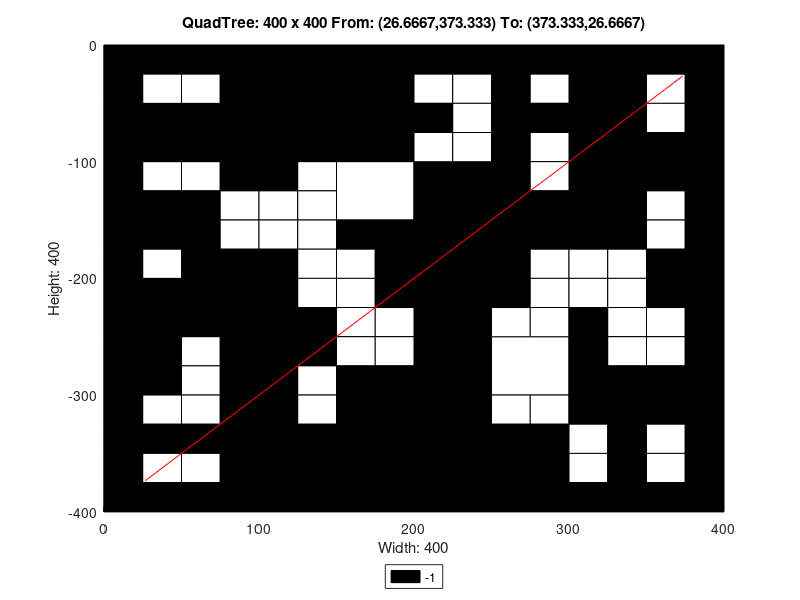

This chart was generated by the following MATLAB code:
axis([0 400 -400 0]);
title('QuadTree: 400 x 400 From: (26.6667,373.333) To: (373.333,26.6667)');
xlabel('Width: 400');
ylabel('Height: 400');
rectangle('Position',[100 -100 100 100], 'FaceColor',[0 0 0]);
rectangle('Position',[0 -100 50 50], 'FaceColor',[0 0 0]);
rectangle('Position',[50 -100 50 50], 'FaceColor',[0 0 0]);
rectangle('Position',[150 -150 50 50], 'FaceColor',[1 1 1]);
rectangle('Position',[300 -50 50 50], 'FaceColor',[0 0 0]);
rectangle('Position',[300 -100 50 50], 'FaceColor',[0 0 0]);
rectangle('Position',[200 -150 50 50], 'FaceColor',[0 0 0]);
rectangle('Position',[200 -200 50 50], 'FaceColor',[0 0 0]);
rectangle('Position',[300 -150 50 50], 'FaceColor',[0 0 0]);
rectangle('Position',[0 -250 50 50], 'FaceColor',[0 0 0]);
rectangle('Position',[50 -250 50 50], 'FaceColor',[0 0 0]);
rectangle('Position',[0 -300 50 50], 'FaceColor',[0 0 0]);
rectangle('Position',[150 -350 50 50], 'FaceColor',[0 0 0]);
rectangle('Position',[100 -400 50 50], 'FaceColor',[0 0 0]);
rectangle('Position',[150 -400 50 50], 'FaceColor',[0 0 0]);
rectangle('Position',[200 -250 50 50], 'FaceColor',[0 0 0]);
rectangle('Position',[200 -300 50 50], 'FaceColor',[0 0 0]);
rectangle('Position',[250 -300 50 50], 'FaceColor',[1 1 1]);
rectangle('Position',[200 -350 50 50], 'FaceColor',[0 0 0]);
rectangle('Position',[200 -400 50 50], 'FaceColor',[0 0 0]);
rectangle('Position',[250 -400 50 50], 'FaceColor',[0 0 0]);
rectangle('Position',[0 -25 25 25], 'FaceColor',[0 0 0]);
rectangle('Position',[25 -25 25 25], 'FaceColor',[0 0 0]);
rectangle('Position',[0 -50 25 25], 'FaceColor',[0 0 0]);
rectangle('Position',[25 -50 25 25], 'FaceColor',[1 1 1]);
rectangle('Position',[50 -25 25 25], 'FaceColor',[0 0 0]);
rectangle('Position',[75 -25 25 25], 'FaceColor',[0 0 0]);
rectangle('Position',[50 -50 25 25], 'FaceColor',[1 1 1]);
rectangle('Position',[75 -50 25 25], 'FaceColor',[0 0 0]);
rectangle('Position',[0 -125 25 25], 'FaceColor',[0 0 0]);
rectangle('Position',[25 -125 25 25], 'FaceColor',[1 1 1]);
rectangle('Position',[0 -150 25 25], 'FaceColor',[0 0 0]);
rectangle('Position',[25 -150 25 25], 'FaceColor',[0 0 0]);
rectangle('Position',[50 -125 25 25], 'FaceColor',[1 1 1]);
rectangle('Position',[75 -125 25 25], 'FaceColor',[0 0 0]);
rectangle('Position',[50 -150 25 25], 'FaceColor',[0 0 0]);
rectangle('Position',[75 -150 25 25], 'FaceColor',[1 1 1]);
rectangle('Position',[0 -175 25 25], 'FaceColor',[0 0 0]);
rectangle('Position',[25 -175 25 25], 'FaceColor',[0 0 0]);
rectangle('Position',[0 -200 25 25], 'FaceColor',[0 0 0]);
rectangle('Position',[25 -200 25 25], 'FaceColor',[1 1 1]);
rectangle('Position',[50 -175 25 25], 'FaceColor',[0 0 0]);
rectangle('Position',[75 -175 25 25], 'FaceColor',[1 1 1]);
rectangle('Position',[50 -200 25 25], 'FaceColor',[0 0 0]);
rectangle('Position',[75 -200 25 25], 'FaceColor',[0 0 0]);
rectangle('Position',[100 -125 25 25], 'FaceColor',[0 0 0]);
rectangle('Position',[125 -125 25 25], 'FaceColor',[1 1 1]);
rectangle('Position',[100 -150 25 25], 'FaceColor',[1 1 1]);
rectangle('Position',[125 -150 25 25], 'FaceColor',[1 1 1]);
rectangle('Position',[100 -175 25 25], 'FaceColor',[1 1 1]);
rectangle('Position',[125 -175 25 25], 'FaceColor',[1 1 1]);
rectangle('Position',[100 -200 25 25], 'FaceColor',[0 0 0]);
rectangle('Position',[125 -200 25 25], 'FaceColor',[1 1 1]);
rectangle('Position',[150 -175 25 25], 'FaceColor',[0 0 0]);
rectangle('Position',[175 -175 25 25], 'FaceColor',[0 0 0]);
rectangle('Position',[150 -200 25 25], 'FaceColor',[1 1 1]);
rectangle('Position',[175 -200 25 25], 'FaceColor',[0 0 0]);
rectangle('Position',[200 -25 25 25], 'FaceColor',[0 0 0]);
rectangle('Position',[225 -25 25 25], 'FaceColor',[0 0 0]);
rectangle('Position',[200 -50 25 25], 'FaceColor',[1 1 1]);
rectangle('Position',[225 -50 25 25], 'FaceColor',[1 1 1]);
rectangle('Position',[250 -25 25 25], 'FaceColor',[0 0 0]);
rectangle('Position',[275 -25 25 25], 'FaceColor',[0 0 0]);
rectangle('Position',[250 -50 25 25], 'FaceColor',[0 0 0]);
rectangle('Position',[275 -50 25 25], 'FaceColor',[1 1 1]);
rectangle('Position',[200 -75 25 25], 'FaceColor',[0 0 0]);
rectangle('Position',[225 -75 25 25], 'FaceColor',[1 1 1]);
rectangle('Position',[200 -100 25 25], 'FaceColor',[1 1 1]);
rectangle('Position',[225 -100 25 25], 'FaceColor',[1 1 1]);
rectangle('Position',[250 -75 25 25], 'FaceColor',[0 0 0]);
rectangle('Position',[275 -75 25 25], 'FaceColor',[0 0 0]);
rectangle('Position',[250 -100 25 25], 'FaceColor',[0 0 0]);
rectangle('Position',[275 -100 25 25], 'FaceColor',[1 1 1]);
rectangle('Position',[350 -25 25 25], 'FaceColor',[0 0 0]);
rectangle('Position',[375 -25 25 25], 'FaceColor',[0 0 0]);
rectangle('Position',[350 -50 25 25], 'FaceColor',[1 1 1]);
rectangle('Position',[375 -50 25 25], 'FaceColor',[0 0 0]);
rectangle('Position',[350 -75 25 25], 'FaceColor',[1 1 1]);
rectangle('Position',[375 -75 25 25], 'FaceColor',[0 0 0]);
rectangle('Position',[350 -100 25 25], 'FaceColor',[0 0 0]);
rectangle('Position',[375 -100 25 25], 'FaceColor',[0 0 0]);
rectangle('Position',[250 -125 25 25], 'FaceColor',[0 0 0]);
rectangle('Position',[275 -125 25 25], 'FaceColor',[1 1 1]);
rectangle('Position',[250 -150 25 25], 'FaceColor',[0 0 0]);
rectangle('Position',[275 -150 25 25], 'FaceColor',[0 0 0]);
rectangle('Position',[250 -175 25 25], 'FaceColor',[0 0 0]);
rectangle('Position',[275 -175 25 25], 'FaceColor',[0 0 0]);
rectangle('Position',[250 -200 25 25], 'FaceColor',[0 0 0]);
rectangle('Position',[275 -200 25 25], 'FaceColor',[1 1 1]);
rectangle('Position',[350 -125 25 25], 'FaceColor',[0 0 0]);
rectangle('Position',[375 -125 25 25], 'FaceColor',[0 0 0]);
rectangle('Position',[350 -150 25 25], 'FaceColor',[1 1 1]);
rectangle('Position',[375 -150 25 25], 'FaceColor',[0 0 0]);
rectangle('Position',[300 -175 25 25], 'FaceColor',[0 0 0]);
rectangle('Position',[325 -175 25 25], 'FaceColor',[0 0 0]);
rectangle('Position',[300 -200 25 25], 'FaceColor',[1 1 1]);
rectangle('Position',[325 -200 25 25], 'FaceColor',[1 1 1]);
rectangle('Position',[350 -175 25 25], 'FaceColor',[1 1 1]);
rectangle('Position',[375 -175 25 25], 'FaceColor',[0 0 0]);
rectangle('Position',[350 -200 25 25], 'FaceColor',[0 0 0]);
rectangle('Position',[375 -200 25 25], 'FaceColor',[0 0 0]);
rectangle('Position',[50 -275 25 25], 'FaceColor',[1 1 1]);
rectangle('Position',[75 -275 25 25], 'FaceColor',[0 0 0]);
rectangle('Position',[50 -300 25 25], 'FaceColor',[1 1 1]);
rectangle('Position',[75 -300 25 25], 'FaceColor',[0 0 0]);
rectangle('Position',[100 -225 25 25], 'FaceColor',[0 0 0]);
rectangle('Position',[125 -225 25 25], 'FaceColor',[1 1 1]);
rectangle('Position',[100 -250 25 25], 'FaceColor',[0 0 0]);
rectangle('Position',[125 -250 25 25], 'FaceColor',[0 0 0]);
rectangle('Position',[150 -225 25 25], 'FaceColor',[1 1 1]);
rectangle('Position',[175 -225 25 25], 'FaceColor',[0 0 0]);
rectangle('Position',[150 -250 25 25], 'FaceColor',[1 1 1]);
rectangle('Position',[175 -250 25 25], 'FaceColor',[1 1 1]);
rectangle('Position',[100 -275 25 25], 'FaceColor',[0 0 0]);
rectangle('Position',[125 -275 25 25], 'FaceColor',[0 0 0]);
rectangle('Position',[100 -300 25 25], 'FaceColor',[0 0 0]);
rectangle('Position',[125 -300 25 25], 'FaceColor',[1 1 1]);
rectangle('Position',[150 -275 25 25], 'FaceColor',[1 1 1]);
rectangle('Position',[175 -275 25 25], 'FaceColor',[1 1 1]);
rectangle('Position',[150 -300 25 25], 'FaceColor',[0 0 0]);
rectangle('Position',[175 -300 25 25], 'FaceColor',[0 0 0]);
rectangle('Position',[0 -325 25 25], 'FaceColor',[0 0 0]);
rectangle('Position',[25 -325 25 25], 'FaceColor',[1 1 1]);
rectangle('Position',[0 -350 25 25], 'FaceColor',[0 0 0]);
rectangle('Position',[25 -350 25 25], 'FaceColor',[0 0 0]);
rectangle('Position',[50 -325 25 25], 'FaceColor',[1 1 1]);
rectangle('Position',[75 -325 25 25], 'FaceColor',[0 0 0]);
rectangle('Position',[50 -350 25 25], 'FaceColor',[0 0 0]);
rectangle('Position',[75 -350 25 25], 'FaceColor',[0 0 0]);
rectangle('Position',[0 -375 25 25], 'FaceColor',[0 0 0]);
rectangle('Position',[25 -375 25 25], 'FaceColor',[1 1 1]);
rectangle('Position',[0 -400 25 25], 'FaceColor',[0 0 0]);
rectangle('Position',[25 -400 25 25], 'FaceColor',[0 0 0]);
rectangle('Position',[50 -375 25 25], 'FaceColor',[1 1 1]);
rectangle('Position',[75 -375 25 25], 'FaceColor',[0 0 0]);
rectangle('Position',[50 -400 25 25], 'FaceColor',[0 0 0]);
rectangle('Position',[75 -400 25 25], 'FaceColor',[0 0 0]);
rectangle('Position',[100 -325 25 25], 'FaceColor',[0 0 0]);
rectangle('Position',[125 -325 25 25], 'FaceColor',[1 1 1]);
rectangle('Position',[100 -350 25 25], 'FaceColor',[0 0 0]);
rectangle('Position',[125 -350 25 25], 'FaceColor',[0 0 0]);
rectangle('Position',[250 -225 25 25], 'FaceColor',[0 0 0]);
rectangle('Position',[275 -225 25 25], 'FaceColor',[1 1 1]);
rectangle('Position',[250 -250 25 25], 'FaceColor',[1 1 1]);
rectangle('Position',[275 -250 25 25], 'FaceColor',[1 1 1]);
rectangle('Position',[300 -225 25 25], 'FaceColor',[1 1 1]);
rectangle('Position',[325 -225 25 25], 'FaceColor',[1 1 1]);
rectangle('Position',[300 -250 25 25], 'FaceColor',[0 0 0]);
rectangle('Position',[325 -250 25 25], 'FaceColor',[1 1 1]);
rectangle('Position',[350 -225 25 25], 'FaceColor',[0 0 0]);
rectangle('Position',[375 -225 25 25], 'FaceColor',[0 0 0]);
rectangle('Position',[350 -250 25 25], 'FaceColor',[1 1 1]);
rectangle('Position',[375 -250 25 25], 'FaceColor',[0 0 0]);
rectangle('Position',[300 -275 25 25], 'FaceColor',[0 0 0]);
rectangle('Position',[325 -275 25 25], 'FaceColor',[1 1 1]);
rectangle('Position',[300 -300 25 25], 'FaceColor',[0 0 0]);
rectangle('Position',[325 -300 25 25], 'FaceColor',[0 0 0]);
rectangle('Position',[350 -275 25 25], 'FaceColor',[1 1 1]);
rectangle('Position',[375 -275 25 25], 'FaceColor',[0 0 0]);
rectangle('Position',[350 -300 25 25], 'FaceColor',[0 0 0]);
rectangle('Position',[375 -300 25 25], 'FaceColor',[0 0 0]);
rectangle('Position',[250 -325 25 25], 'FaceColor',[1 1 1]);
rectangle('Position',[275 -325 25 25], 'FaceColor',[1 1 1]);
rectangle('Position',[250 -350 25 25], 'FaceColor',[0 0 0]);
rectangle('Position',[275 -350 25 25], 'FaceColor',[0 0 0]);
rectangle('Position',[300 -325 25 25], 'FaceColor',[0 0 0]);
rectangle('Position',[325 -325 25 25], 'FaceColor',[0 0 0]);
rectangle('Position',[300 -350 25 25], 'FaceColor',[1 1 1]);
rectangle('Position',[325 -350 25 25], 'FaceColor',[0 0 0]);
rectangle('Position',[350 -325 25 25], 'FaceColor',[0 0 0]);
rectangle('Position',[375 -325 25 25], 'FaceColor',[0 0 0]);
rectangle('Position',[350 -350 25 25], 'FaceColor',[1 1 1]);
rectangle('Position',[375 -350 25 25], 'FaceColor',[0 0 0]);
rectangle('Position',[300 -375 25 25], 'FaceColor',[1 1 1]);
rectangle('Position',[325 -375 25 25], 'FaceColor',[0 0 0]);
rectangle('Position',[300 -400 25 25], 'FaceColor',[0 0 0]);
rectangle('Position',[325 -400 25 25], 'FaceColor',[0 0 0]);
rectangle('Position',[350 -375 25 25], 'FaceColor',[1 1 1]);
rectangle('Position',[375 -375 25 25], 'FaceColor',[0 0 0]);
rectangle('Position',[350 -400 25 25], 'FaceColor',[0 0 0]);
rectangle('Position',[375 -400 25 25], 'FaceColor',[0 0 0]);
X=[373.333,26.6667];
Y=[-26.6667,-373.333];
hold on;
plot(X,Y,'r');
legend('-1','Location','southoutside');
